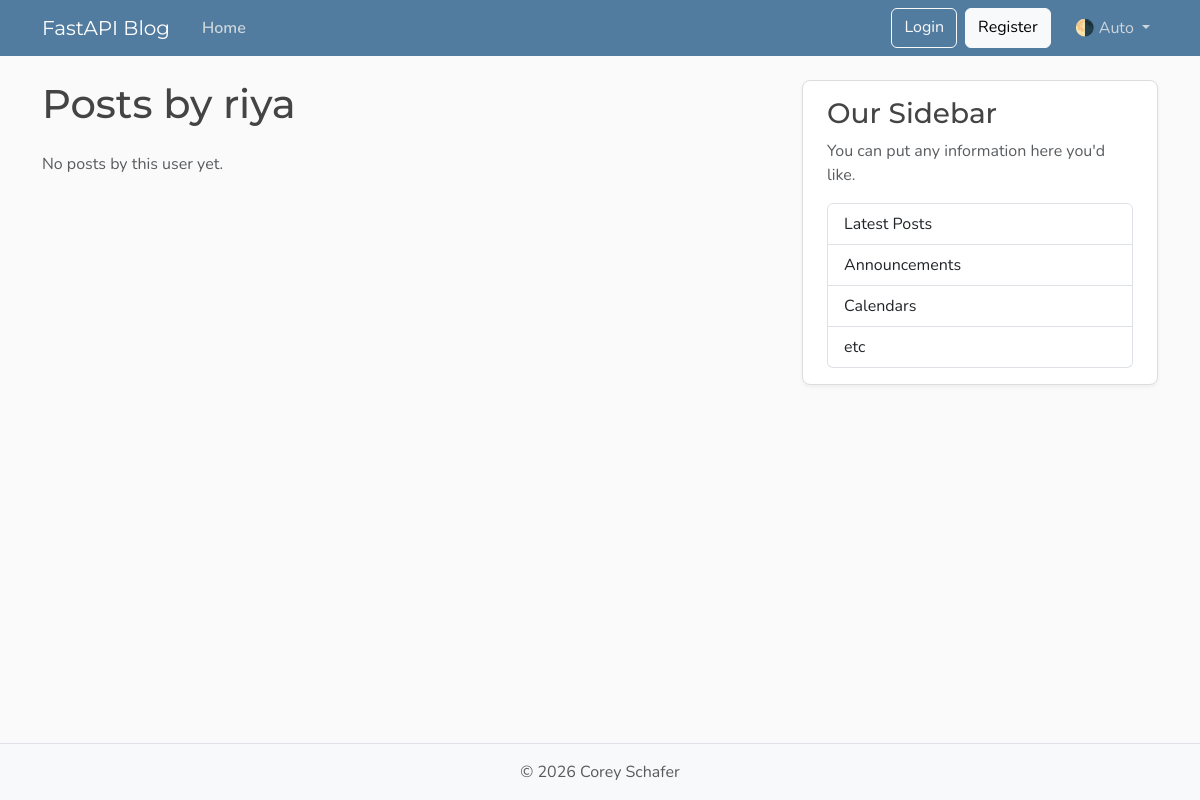
The page /users/2/posts on the database as committed earlier.
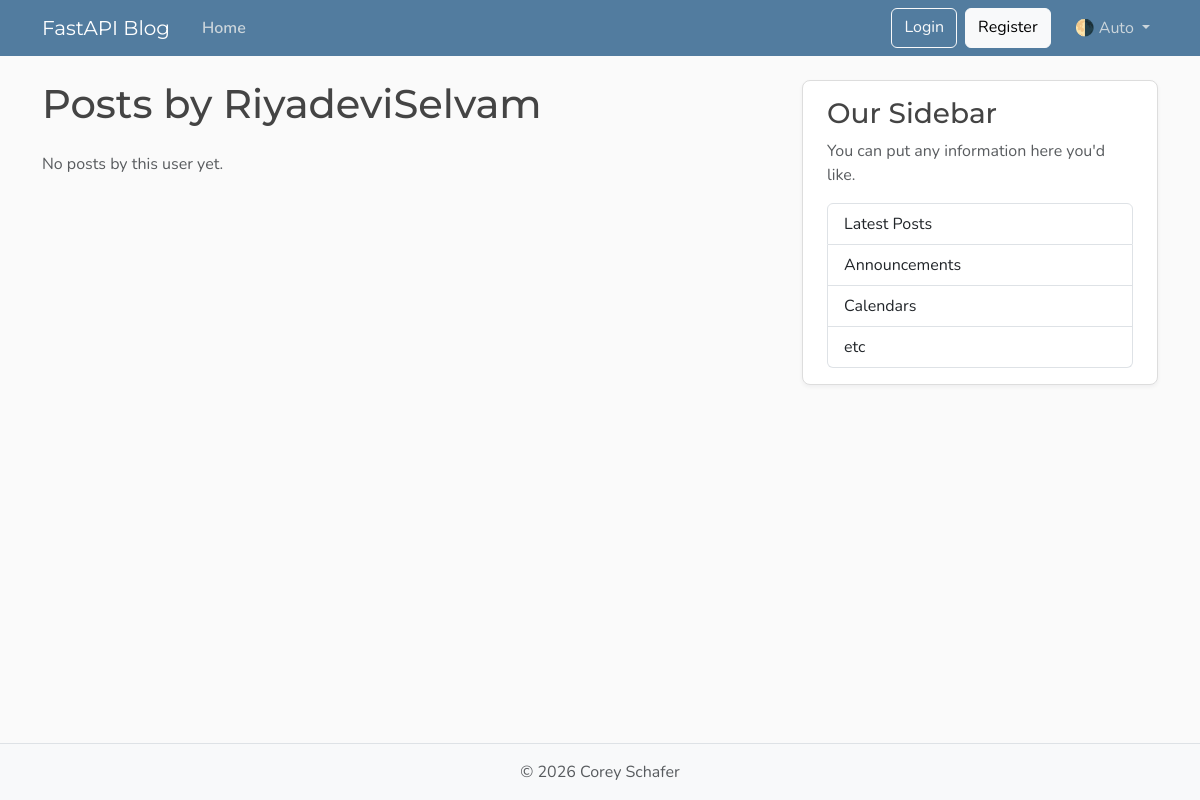
The same page on the database as committed later.
### models.py (models this page shows, shortened)
class User(Base):
    __tablename__ = "users"
    id: Mapped[int] = mapped_column(Integer, primary_key=True, index=True)
    username: Mapped[str] = mapped_column(String(50), unique=True, nullable=False)
    email: Mapped[str] = mapped_column(String(120), unique=True, nullable=False)
    image_file:  Mapped[Optional[str]] = mapped_column(
        String(200),
        nullable=True,
        default=None,
    )
    posts: Mapped[List[Post]] = relationship(back_populates="author", cascade="all, delete-orphan", )

### main.py (the view)
@app.get("/users/{user_id}/posts", include_in_schema=False, name="user_posts")
def user_posts_page(
    request: Request,
    user_id: int,
    db: Annotated[Session, Depends(get_db)],
):
    result = db.execute(select(models.User).where(models.User.id == user_id))
    user = result.scalars().first()
    if not user:
        raise HTTPException(
            status_code=status.HTTP_404_NOT_FOUND,
            detail="User not found",
        )
    result = db.execute(select(models.Post).where(models.Post.user_id == user_id))
    posts = result.scalars().all()
    return templates.TemplateResponse(
        request,
        "user_posts.html",
        {"posts": posts, "user": user, "title": f"{user.username}'s Posts"},
    )

### templates/user_posts.html
{% extends "layout.html" %}
{% block content %}
  <h1 class="mb-4">Posts by {{ user.username }}</h1>
  {% for post in posts %}
    <article class="content-section py-3 px-4 mb-4">
      <div class="d-flex align-items-start gap-4">
        <img class="rounded-circle article-img flex-shrink-0"
             src="{{ post.author.image_path }}"
             alt="{{ post.author.username }}'s profile picture"
             width="64"
             height="64"
             loading="lazy">
        <div class="flex-grow-1">
          <div class="article-metadata mb-2">
            <a class="me-2"
               href="{{ url_for('user_posts', user_id=post.author.id) }}">{{ post.author.username }}</a>
            <small class="text-body-secondary">{{ post.date_posted.strftime("%B %d, %Y") }}</small>
          </div>
          <h2>
            <a class="article-title"
               href="{{ url_for('post_page', post_id=post.id) }}">{{ post.title }}</a>
          </h2>
          <p class="article-content">{{ post.content }}</p>
        </div>
      </div>
    </article>
  {% else %}
    <p class="text-body-secondary">No posts by this user yet.</p>
  {% endfor %}
{% endblock content %}

### templates/layout.html (shortened to what this page needs)
<!DOCTYPE html>
<html lang="en">
  <head>
    <link href="https://cdn.jsdelivr.net/npm/bootstrap@5.3.8/dist/css/bootstrap.min.css"
          rel="stylesheet"
>
     <link rel="stylesheet" type="text/css" href="{{ url_for('static', path='/css/main.css') }}">
  </head>
  <body class="d-flex flex-column min-vh-100">
    <header class="site-header">
      <nav class="navbar navbar-expand-md bg-steel fixed-top"
           data-bs-theme="dark">
        <div class="container">
          <a class="navbar-brand me-4" href="{{ url_for('home')  }}">FastAPI Blog</a>
          <div class="collapse navbar-collapse" id="navbarToggle">
            <div class="navbar-nav me-auto">
              <a class="nav-link active" aria-current="page" href="{{ url_for('home') }}">Home</a>
            </div>
            <div class="navbar-nav">
              <a class="btn btn-outline-light mb-2 mb-md-0 me-md-2" href="#">Login</a>
              <a class="btn btn-light mb-2 mb-md-0 me-md-3" href="#">Register</a>
              <div class="nav-item dropdown">
                <a class="nav-link dropdown-toggle"
                   href="#"
                   role="button"
                   id="bd-theme"
                   data-bs-toggle="dropdown"
                   aria-expanded="false">
                  <span id="bd-theme-text">🌗 Auto</span>
                </a>
              </div>
            </div>
          </div>
        </div>
      </nav>
    </header>
    <main role="main" class="container">
      <div class="row">
        <div class="col-md-8">
          {% block content %}
          {% endblock content %}
        </div>
        <aside class="col-md-4">
          <div class="content-section py-3 px-4 mb-4">
            <h3>Our Sidebar</h3>
            <p class="text-body-secondary">You can put any information here you'd like.</p>
            <ul class="list-group">
              <li class="list-group-item">Latest Posts</li>
              <li class="list-group-item">Announcements</li>
              <li class="list-group-item">Calendars</li>
              <li class="list-group-item">etc</li>
            </ul>
          </div>
        </aside>
      </div>
    </main>
    <footer class="mt-auto py-3 bg-body-tertiary border-top">
      <div class="container text-center">
        <p class="text-body-secondary mb-0">
          © <span id="year"></span> Corey Schafer
        </p>
      </div>
    </footer>
  </body>
</html>

### static/css/main.css (style rules this page uses)
:root { --font-heading: "Montserrat", system-ui, -apple-system, BlinkMacSystemFont, sans-serif; --font-body: "Nunito", system-ui, -apple-system, BlinkMacSystemFont, sans-serif; --color-bg-body: #fafafa; --color-bg-content: #ffffff; --color-text-primary: #333333; --color-text-heading: #444444; --color-steel: #527c9f; --color-nav-link: #cbd5db; --color-nav-link-hover: #ffffff; --color-link-hover: #428bca; --color-border: #dddddd; --color-border-light: #e3e3e3; --spacing-xl: 5rem; --article-img-size: 4rem; --account-img-size: 7.813rem; }
body { font-family: var(--font-body); background: var(--color-bg-body); color: var(--color-text-primary); }
main { padding-top: var(--spacing-xl); }
h1, h2, h3, h4, h5, h6 { font-family: var(--font-heading); color: var(--color-text-heading); }
.navbar-brand { font-family: var(--font-heading); }
a { text-decoration: none; }
.bg-steel { background-color: var(--color-steel); }
.site-header .navbar-nav .nav-link { color: var(--color-nav-link); transition: color 0.2s ease-in-out; }
.site-header .navbar-nav .nav-link.active { font-weight: 600; }
.content-section { background: var(--color-bg-content); border: 1px solid var(--color-border); border-radius: 0.5rem; box-shadow: 0 2px 4px rgba(15, 23, 42, 0.05); transition: box-shadow 0.15s ease, transform 0.15s ease, border-color 0.15s ease; }
[data-bs-theme="dark"] { --color-bg-body: #1a1a1a; --color-bg-content: #2d2d2d; --color-text-primary: #e0e0e0; --color-text-heading: #f0f0f0; --color-border: #404040; --color-border-light: #4a4a4a; }

Rows that differ between the two databases and show on the page:
changed User: username "riya" → "RiyadeviSelvam"
